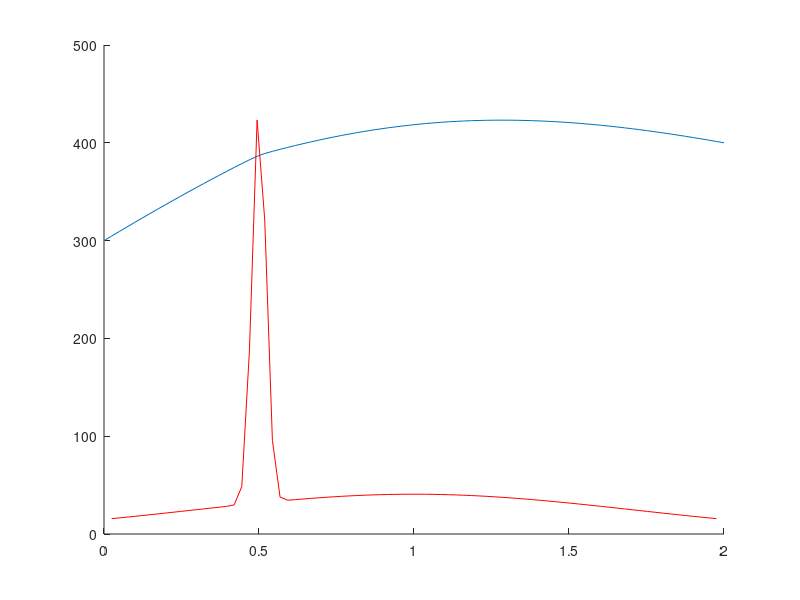

The MATLAB script that drew this image:
function asd = uppgift2b()
n = 80;
k = 2.5;

L = 2;
t0 = 300;
t1 = 400;
h = L/(n+1);
clf

A = -diag(ones(n-1,1), 1)+2*diag(ones(n,1), 0)-diag(ones(n-1,1), -1);
A = A.*k/h^2;

x = linspace(0,L,n+2);
Q = 300*exp(-(x(2:end-1)-L/2).^2)'+3000*exp(-1000*(x(2:end-1)-L/4).^2)';


ends = [zeros(1,n)]';
ends(1) = t0.*(k/h^2);
ends(end) = ends(end)+t1.*(k/h^2);


tic
[L,U] = lu(sparse(A));
T = U\(L\(Q+ends));
%T = U\bt;
asd = toc;
hold on
size(x)
size(T)
size(A)
h0 = plot(x, [t0; T ;t1]);
h1 = plot(x(2:end-1), Q./max(Q)*max(T), 'r');
disp([min([t0 T' t1]) max([t0 T' t1]) (sum(T)+t0+t1)/(length(T)+2)])

%for k = 1:10000
%    set(gcf, 'Color', rand(1,3))
%    set(gca, 'Color', rand(1,3))
%    set(h0, 'Color', rand(1,3))
%    set(h1, 'Color', rand(1,3))
%    drawnow
%end